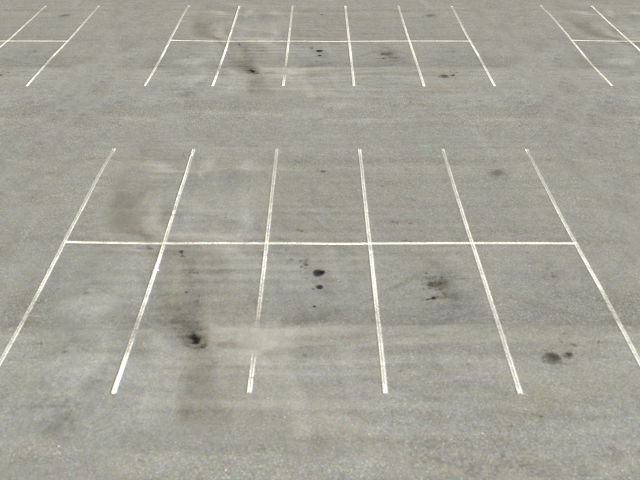
#> input picture Imagens/LinhasEstacionamento1.png, 640 x 480 px, found by its file name
$ python 'Detecção de Linhas - Com Ajustes - Exemplo 1 - Versão 1.2.0.py'
#> lines starting #> are read from the running program, lines starting #| are printed output that depends on the picture; after the words box and inside, x2 and y2 are one past the last pixel; in counts of white or black regions, pixels touching at a corner belong together
#
########################################################################
# Importação das Bibliotecas Necessárias
########################################################################
#
import cv2 as cv
import matplotlib.pyplot as plt
import numpy as np
import os
from pathlib import Path

#
########################################################################
# Funções de Apoio
########################################################################
#
def LimpaTerminal ():
    if os.name == "nt":
       _ = os.system( "cls" )
    else:
      _ = os.system( "clear ")
    return ()

#
########################################################################
# Definições Gerais
########################################################################
#
NomeImagem  = "LinhasEstacionamento1.png"
dirRaiz = Path.home()
dirBase = "/home/asoares/Insync/alexandre.asoares@gmail.com/OneDrive/Atividades/LocalCV"
dirImagem = "Imagens"
dirCaminhoImagem = str(Path(dirRaiz, dirBase, dirImagem, NomeImagem))

#
########################################################################
# Lendo a Imagem
########################################################################
#
imgBase = cv.imread ( dirCaminhoImagem )
#> imgBase is the input picture: shape (480, 640, 3); mean B, G, R 153, 163.1, 164.1

#
########################################################################
# Checando se a Imagem Foi Lida com Sucesso
########################################################################
#
if imgBase is None:
    LimpaTerminal ()
    print( "Não Foi Localizada a Imagem : ", NomeImagem)
    exit ()

#
########################################################################
# Convertendo para Cinza (Requerimento)
########################################################################
#
imgCinza = cv.cvtColor ( imgBase, cv.COLOR_BGR2GRAY )

#
########################################################################
# Reduzindo o Ruído
########################################################################
#
TamanhoKernel = 5
imgSemRuido = cv.GaussianBlur(imgCinza,(TamanhoKernel, TamanhoKernel),0)

#
########################################################################
# Destacando Contornos
########################################################################
#
LimiteBaixo = 50
LimiteAlto  = 150
imgContornos = cv.Canny(imgSemRuido, LimiteBaixo, LimiteAlto)
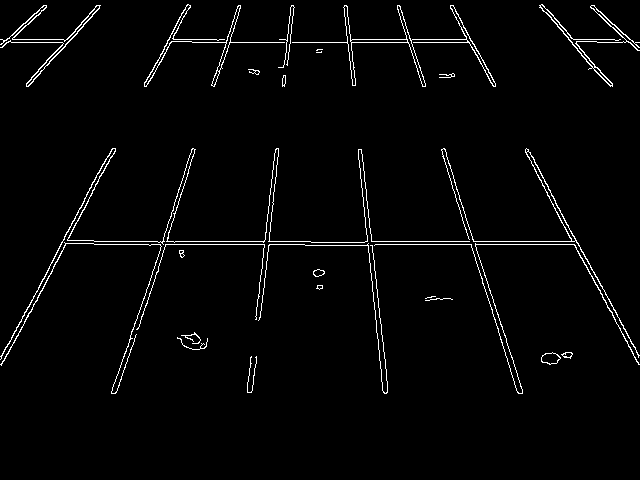
#> imgContornos: shape (480, 640); 2.4% white in thin lines or dots, all inside (x1, y1, x2, y2) = (0, 4, 640, 394)

#
########################################################################
# Parametros da Busca de Linhas
########################################################################
#
Rho = 1 # resolução de distância em pixels da grade Hough
Theta = np.pi / 180 # resolução angular em radianos da grade Hough
Threshold = 15 # número mínimo de votos (interseções na célula da grade Hough)
MinLineLength = 50 # número mínimo de pixels que compõem uma linha
MaxLineGap = 20 # intervalo máximo em pixels entre segmentos de linha conectáveis
line_image = np.copy(imgBase) * 0 # criando um espaço em branco para desenhar linhas
#> line_image: shape (480, 640, 3); every value is 0

#
########################################################################
# Buscando as Linhas
########################################################################
#
lines = cv.HoughLinesP (
                            imgContornos,
                            Rho,
                            Theta,
                            Threshold,
                            np.array([]),
                            MinLineLength,
                            MaxLineGap
                        )
#> lines = 65 rows, first 6: [365, 241, 576, 241], [444, 148, 522, 390], [167, 42, 472, 42], [0, 39, 71, 39], [528, 149, 572, 235], [124, 356, 192, 148]

#
########################################################################
# Construindo as Linhas
########################################################################
#
for line in lines:
    for x1,y1,x2,y2 in line:
        cv.line(line_image,(x1,y1),(x2,y2),(255,0,0),5)
#> this loop made 65 passes
#> line on passes 1 to 12: [[365, 241, 576, 241]], [[444, 148, 522, 390]], [[167, 42, 472, 42]], [[0, 39, 71, 39]], [[528, 149, 572, 235]], [[124, 356, 192, 148]], [[94, 244, 304, 244]], [[255, 319, 269, 204]], [[537, 175, 589, 273]], [[1, 365, 115, 150]], [[582, 258, 639, 364]], [[358, 149, 384, 393]]
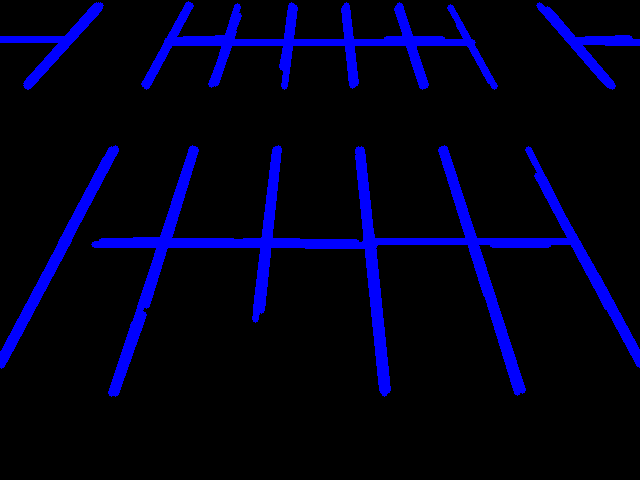
#> line_image: shape (480, 640, 3); mean B, G, R 24.9, 0, 0

#
########################################################################
# Desenhando as Linhas
########################################################################
#
lines_edges = cv.addWeighted (
                                imgBase,
                                0.8,
                                line_image,
                                1,
                                0
                             )
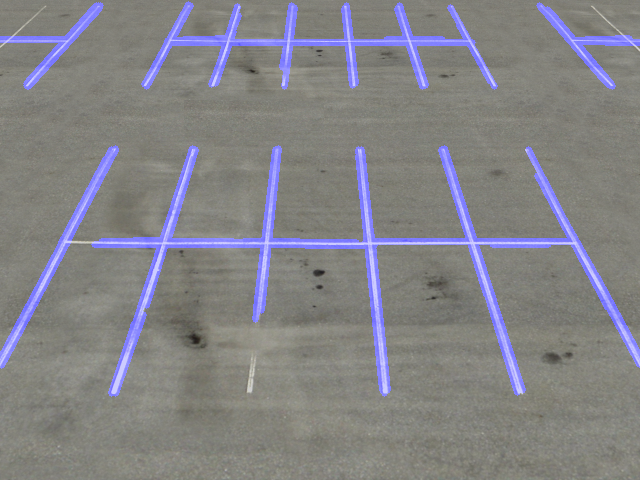
#> lines_edges: shape (480, 640, 3); mean B, G, R 134.1, 130.5, 131.3

#
########################################################################
# Apresentando os Resultados
########################################################################
#
cv.imshow("Resultado",lines_edges)
cv.waitKey(0)
cv.destroyAllWindows()

########################################################################
# FIM DO PROGRAMA
########################################################################
